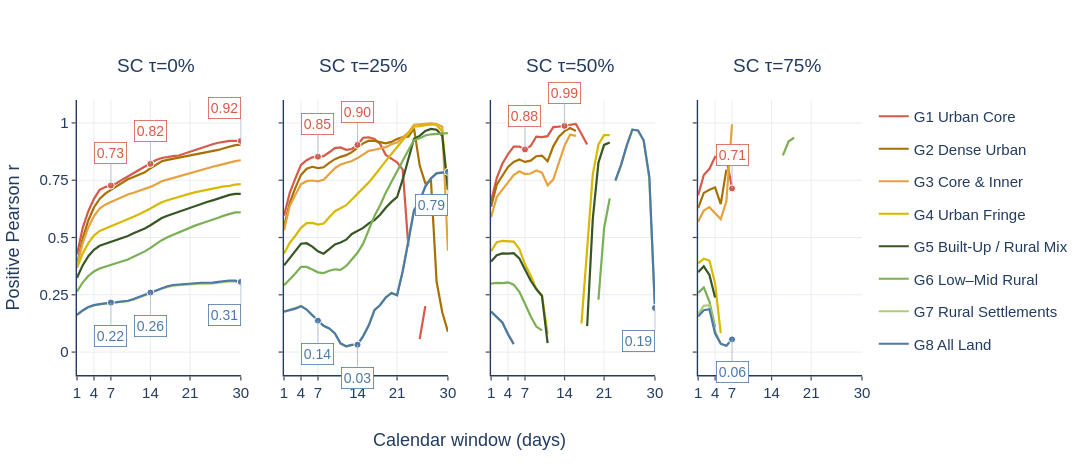
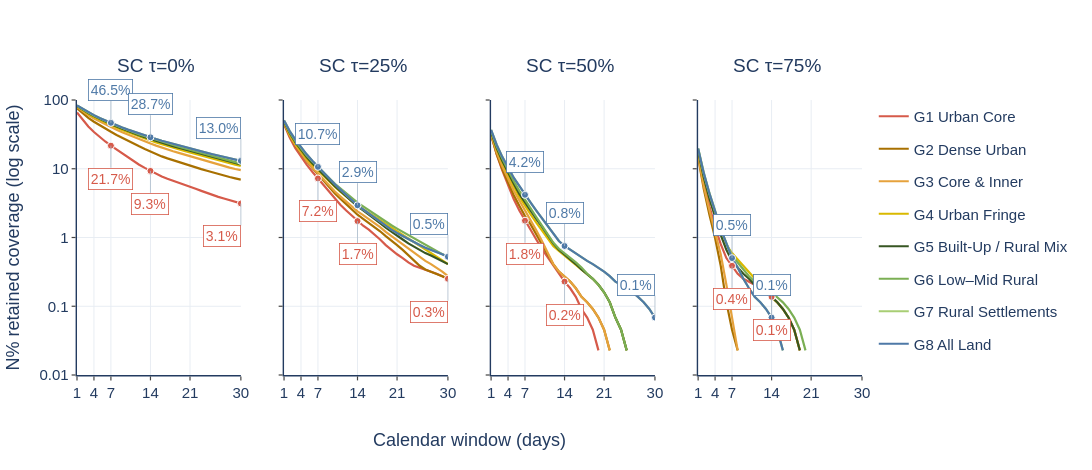

Notebook cell for these charts, in order:
### Code cell
WINDOW_COLOR = {code: color for code, suffix, label, color in GROUPS}
LABEL_WINDOWS = (7, 14, 30)

FIG_WIDTH, FIG_HEIGHT = 1500, 470
FIG_MARGIN = dict(l=75, r=230, t=100, b=95)


def plot_window_metric(metric, filename):
    if metric not in ("r", "n_pct"):
        raise ValueError(metric)

    is_r = metric == "r"
    fig = make_subplots(
        rows=1,
        cols=4,
        shared_yaxes=True,
        horizontal_spacing=0.055,
    )

    for col, tau in enumerate(WINDOW_TAUS, start=1):
        panel = WINDOW_METRICS[WINDOW_METRICS.tau == tau]
        axis_x = "x" if col == 1 else f"x{col}"
        axis_y = "y" if col == 1 else f"y{col}"
        marker_points = []

        fig.add_annotation(
            x=15, y=1.17,
            xref=axis_x, yref="paper",
            text=f"SC τ={tau}%",
            showarrow=False,
            font=dict(size=19, color="#233B60"),
        )

        for code in ("G1", "G8"):
            color = WINDOW_COLOR[code]

            for window in LABEL_WINDOWS:
                q = panel[
                    (panel["mask"] == code)
                    & (panel.window_days == window)
                ].iloc[0]
                value = float(q[metric])

                if (
                    not np.isfinite(value)
                    or (is_r and value < 0)
                    or (not is_r and value <= 0)
                ):
                    continue

                # Plotly annotations on a log axis use log10 positions.
                point_y = value if is_r else np.log10(value)

                # Fixed positions requested: no automatic flipping.
                above = (
                    code == "G1"
                    if is_r else code == "G8"
                )

                fig.add_annotation(
                    x=window,
                    y=point_y,
                    xref=axis_x,
                    yref=axis_y,
                    text=(
                        f"{value:.2f}"
                        if is_r else f"{value:.1f}%"
                    ),
                    showarrow=True,
                    arrowhead=0,
                    arrowwidth=0.75,
                    arrowcolor="#A9B9C9",
                    ax=0,
                    ay=-22 if above else 22,
                    xanchor=(
                        "right" if window == 30 else "center"
                    ),
                    yanchor="bottom" if above else "top",
                    font=dict(size=14, color=color),
                    bgcolor="white",
                    bordercolor=color,
                    borderwidth=0.8,
                    borderpad=2,
                )

                marker_points.append((window, value, color))

        for code, suffix, label, color in reversed(GROUPS):
            q = panel[
                panel["mask"] == code
            ].sort_values("window_days")

            custom = np.column_stack([
                q.n_pairs.to_numpy(),
                q.n_pct.to_numpy(),
            ])
            hover = (
                "Window %{x} d<br>"
                "Value %{y:.3f}<br>"
                "Paired dates %{customdata[0]:.0f}<br>"
                "N %{customdata[1]:.2f}%"
                "<extra>%{fullData.name}</extra>"
            )

            if is_r:
                # Negative r is hidden only in this positive-alignment view.
                # Undefined r stays NaN, creating a genuine break.
                shown_r = q.r.where(q.r >= 0)

                fig.add_trace(
                    go.Scatter(
                        x=q.window_days,
                        y=shown_r,
                        mode="lines",
                        name=f"{code} {label}",
                        legendgroup=code,
                        showlegend=(col == 1),
                        line=dict(color=color, width=2.2),
                        connectgaps=False,
                        customdata=custom,
                        hovertemplate=hover,
                    ),
                    row=1, col=col,
                )
            else:
                # Zero cannot be drawn on a log axis.
                shown_n = q.n_pct.where(q.n_pct > 0)

                fig.add_trace(
                    go.Scatter(
                        x=q.window_days,
                        y=shown_n,
                        mode="lines",
                        name=f"{code} {label}",
                        legendgroup=code,
                        showlegend=(col == 1),
                        line=dict(color=color, width=2.2),
                        connectgaps=False,
                        customdata=custom,
                        hovertemplate=hover,
                    ),
                    row=1, col=col,
                )

        # Draw checkpoint dots after the curves so they remain visible.
        for window, value, color in marker_points:
            fig.add_trace(
                go.Scatter(
                    x=[window],
                    y=[value],
                    mode="markers",
                    marker=dict(
                        color=color,
                        size=7,
                        line=dict(color="white", width=1),
                    ),
                    showlegend=False,
                    hoverinfo="skip",
                ),
                row=1, col=col,
            )

        fig.update_xaxes(
            range=[1, 30],
            tickvals=[1, 4, 7, 14, 21, 30],
            tickfont=dict(size=15),
            gridcolor="#E8EDF3",
            showline=True,
            linecolor="#233B60",
            linewidth=1.4,
            ticks="outside",
            ticklen=4,
            tickwidth=1.2,
            row=1, col=col,
        )

        if is_r:
            fig.update_yaxes(
                type="linear",
                range=[-0.1, 1.1],
                tickvals=[0, 0.25, 0.5, 0.75, 1],
                showticklabels=(col == 1),
                tickfont=dict(size=15),
                gridcolor="#E8EDF3",
                zeroline=False,
                showline=True,
                linecolor="#233B60",
                linewidth=1.4,
                ticks="outside",
                ticklen=4,
                tickwidth=1.2,
                row=1, col=col,
            )
        else:
            fig.update_yaxes(
                type="log",
                range=[-2, 2],
                tickvals=[0.01, 0.1, 1, 10, 100],
                ticktext=["0.01", "0.1", "1", "10", "100"],
                showticklabels=(col == 1),
                tickfont=dict(size=15),
                gridcolor="#E8EDF3",
                showline=True,
                linecolor="#233B60",
                linewidth=1.4,
                ticks="outside",
                ticklen=4,
                tickwidth=1.2,
                row=1, col=col,
            )

    fig.update_yaxes(
        title_text=(
            "Positive Pearson r"
            if is_r else "N% retained coverage (log scale)"
        ),
        title_font=dict(size=18),
        row=1, col=1,
    )

    fig.add_annotation(
        x=0.5, y=-0.28,
        xref="paper", yref="paper",
        text="Calendar window (days)",
        showarrow=False,
        font=dict(size=18, color="#233B60"),
    )

    fig.update_layout(
        template="plotly_white",
        width=FIG_WIDTH,
        height=FIG_HEIGHT,
        legend=dict(
            x=1.015, y=1,
            xanchor="left", yanchor="top",
            font=dict(size=15),
        ),
        margin=FIG_MARGIN,
        font=dict(
            family="Arial",
            color="#233B60",
            size=17,
        ),
        paper_bgcolor="white",
        plot_bgcolor="white",
    )

    fig.show()
    fig.write_html(
        OUT_DIR / f"{filename}.html",
        include_plotlyjs="cdn",
    )
    try:
        fig.write_image(
            str(OUT_DIR / f"{filename}.png"),
            scale=2,
        )
    except Exception as exc:
        print(f"{filename}: HTML saved; PNG unavailable ({exc})")

    return fig


WINDOW_R_FIG = plot_window_metric(
    "r", "ghsl_r_window_tau0_25_50_75"
)
WINDOW_N_FIG = plot_window_metric(
    "n_pct", "ghsl_n_window_tau0_25_50_75"
)
